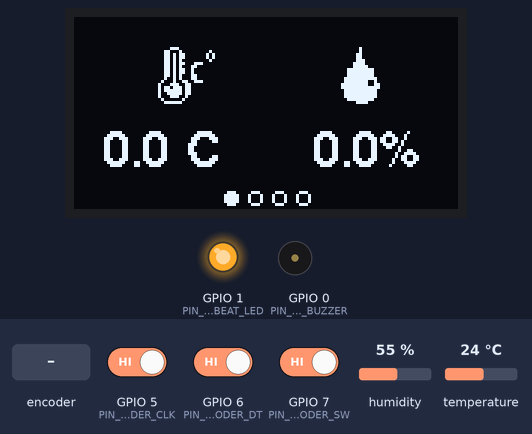
This program was run on a simulated ESP32-C3. Parts: 128×64 one-colour display, output pins drawn as LEDs (lit = HIGH), buzzer (waves = sounding, pin HIGH). The test bench sets the inputs (shaded band); at power-on: GPIO 7 (PIN_ENCODER_SW) HIGH, GPIO 5 (PIN_ENCODER_CLK) HIGH, GPIO 6 (PIN_ENCODER_DT) HIGH, humidity 55 %, temperature 24 °C. WiFi joins after 1.5 s; servers stay silent unless stated; what the program prints to the serial monitor is not drawn.

Above: at 1.7 s.
1.8 s: rotary encoder on GPIO 5 (PIN_ENCODER_CLK) / GPIO 6 (PIN_ENCODER_DT) turned 3 steps (first pin leading)
At 3.0 s:
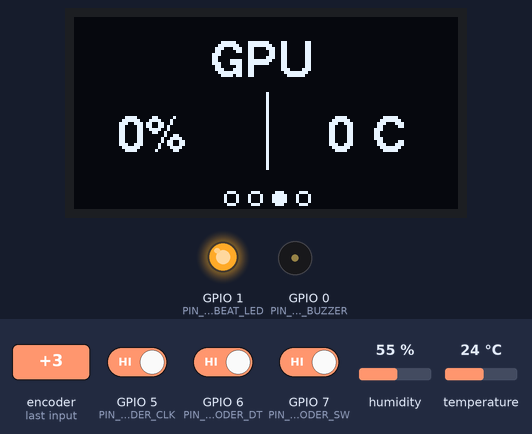
4.8 s: GPIO 7 (PIN_ENCODER_SW) driven LOW
At 6.0 s:
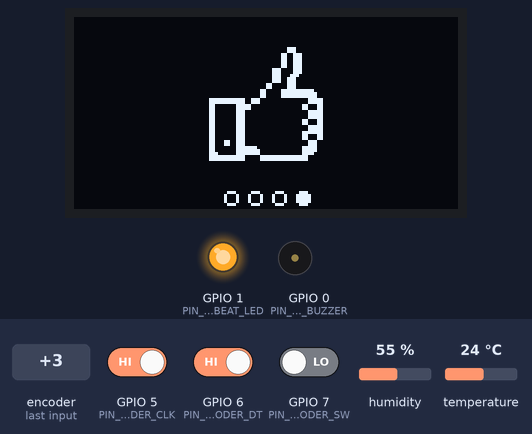
7.8 s: rotary encoder on GPIO 5 (PIN_ENCODER_CLK) / GPIO 6 (PIN_ENCODER_DT) turned 1 step (first pin leading)
At 8.3 s:
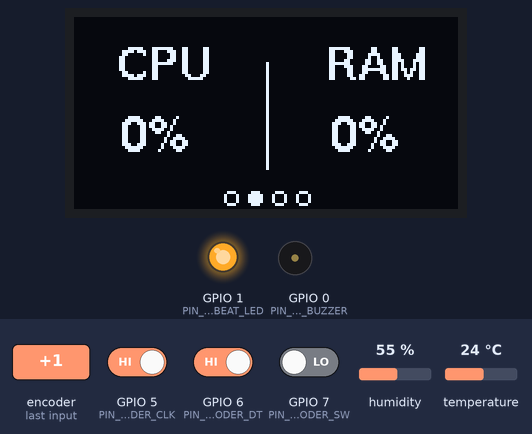
Timing chart, 0 to 10.8 s (numbered marks = the images above; inputs shaded):
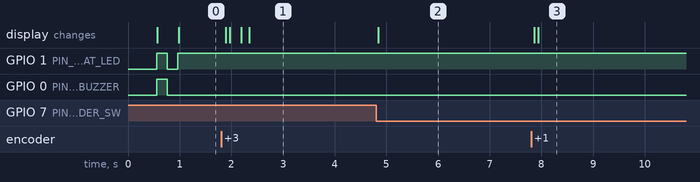

The program:

main.cpp
```cpp
#include "config.h"
#include "AppContext.h"
#include "Sensor.h"
#include "DisplayTask.h"
#include "InputManager.h"
#include "PCTask.h"


void setup() {
    Serial.begin(115200);
    Serial.printf("Reset Reason: %d\n", esp_reset_reason());

    vTaskDelay(pdMS_TO_TICKS(500));

    initSensor();

    Wire.begin(I2C_SDA_PIN, I2C_SCL_PIN);
    u8g2.begin();

    pinMode(PIN_ENCODER_CLK, INPUT_PULLUP);
    pinMode(PIN_ENCODER_DT, INPUT_PULLUP);
    pinMode(PIN_ENCODER_SW, INPUT_PULLUP);

    pinMode(PIN_ALARM_BUZZER, OUTPUT);
    pinMode(PIN_HEARTBEAT_LED, OUTPUT);

    attachInterrupt(digitalPinToInterrupt(PIN_ENCODER_CLK), isr_encoder_rotate,  CHANGE);
    attachInterrupt(digitalPinToInterrupt(PIN_ENCODER_DT),  isr_encoder_rotate, CHANGE);
    attachInterrupt(digitalPinToInterrupt(PIN_ENCODER_SW), isr_encoder_press, FALLING);

    xQueueInputEvent   = xQueueCreate(10, sizeof(InputEvent_t));
    xMutexData         = xSemaphoreCreateMutex();
    xMutexSerial       = xSemaphoreCreateMutex();
    xSemaphoreOverheat = xSemaphoreCreateBinary();

    xTaskCreate(vTaskSensorSample, "SensorTask", 2048, NULL, 1, NULL);
    xTaskCreate(vTaskUIManager,     "UITask",     3072, NULL, 2, NULL);
    xTaskCreate(vPCTaskReciver, "WiFiUdpTask", 4096, NULL, 1, NULL);
}

void loop() {
    vTaskDelete(NULL);
}
```

AppContext.h
```cpp
#pragma once

#include <stdint.h>
#include "freertos/FreeRTOS.h"
#include "freertos/task.h"
#include "freertos/semphr.h"
#include "AppType.h"

extern SystemData_t g_telemetry;

extern QueueHandle_t xQueueInputEvent;

extern SemaphoreHandle_t xMutexData;
extern SemaphoreHandle_t xMutexSerial;
extern SemaphoreHandle_t xSemaphoreOverheat;

extern bool udp_Started;
```

AppType.h
```cpp
#pragma once

#include <stdint.h>

typedef enum {
    EVENT_NONE = 0,
    EVENT_ROTATE_CW,
    EVENT_ROTATE_CCW,
    EVENT_BUTTON_PRESS
} InputEvent_t;

typedef struct {
    uint8_t  cpu_usage;    // %
    uint8_t  ram_usage;    // %
    uint8_t  gpu_usage;
    uint8_t    gpu_temp;
    float    temperature;  // C
    float    humidity;     // %
    uint32_t uptime_sec;   // s
    bool     wifi_connected;
} SystemData_t;
```

DisplayTask.h
```cpp
#pragma once

#include <Wire.h>
#include <U8g2lib.h>

#include "AppContext.h"

extern U8G2_SSD1306_128X64_NONAME_F_HW_I2C u8g2;
extern unsigned char temperature_bits[]; // Temperature Icon
extern unsigned char humidity_bits[];   // Humidity Icon


void vTaskUIManager(void *pvParameters);
```

InputManager.h
```cpp
#pragma once

#include <Arduino.h>

#include "AppContext.h"

void IRAM_ATTR isr_encoder_rotate();
void IRAM_ATTR isr_encoder_press();
```

PCTask.h
```cpp
#pragma once

#include <WiFi.h>
#include <WiFiMulti.h>
#include <WiFiUdp.h>
#include <ESPmDNS.h>

namespace NetConfig {
    constexpr uint16_t UDP_PORT    = 4210;
    constexpr char     MDNS_HOST[] = "smartmonitor";
}

extern WiFiMulti wifiMulti;
extern WiFiUDP udp;

void vPCTaskReciver(void *parameter);
```

Sensor.h
```cpp
#pragma once

#include <DHTesp.h>


extern DHTesp dht;

void vTaskSensorSample(void *pvParameters);

void initSensor();
```

AppContext.cpp
```cpp
#include <AppContext.h>

SystemData_t g_telemetry = {0, 0, 0, 0, 0.0f, 0.0f, 0, false};

QueueHandle_t xQueueInputEvent    = NULL;

SemaphoreHandle_t xMutexData = NULL;
SemaphoreHandle_t xMutexSerial = NULL;
SemaphoreHandle_t xSemaphoreOverheat = NULL;

bool udp_Started = false;
```

InputManager.cpp
```cpp
#include "InputManager.h"
#include "config.h"

// Bảng tra chuyển đổi trạng thái hợp lệ của Gray Code (4 bước = 1 nấc xoay)
// Index = (trạng_thái_cũ << 2) | trạng_thái_mới
static const int8_t ENCODER_TABLE[16] = {
     0, -1,  1,  0,
     1,  0,  0, -1,
    -1,  0,  0,  1,
     0,  1, -1,  0
};

void IRAM_ATTR isr_encoder_rotate() {
    static uint8_t old_state = 0b11; // Trạng thái nghỉ mặc định (CLK=1, DT=1)
    static int8_t  step_acc  = 0;    // Bộ tích lũy vi bước

    // Đọc đồng thời 2 chân bằng hàm mức thấp của ESP-IDF (nhanh hơn digitalRead trong ISR)
    uint8_t clk = gpio_get_level((gpio_num_t)PIN_ENCODER_CLK);
    uint8_t dt  = gpio_get_level((gpio_num_t)PIN_ENCODER_DT);
    uint8_t new_state = (clk << 1) | dt;

    // Tra bảng hướng di chuyển (+1, -1 hoặc 0 nếu nhiễu)
    int8_t delta = ENCODER_TABLE[(old_state << 2) | new_state];
    old_state = new_state;

    if (delta != 0) {
        step_acc += delta;

        // Đủ 2 vi bước (1 nấc khấc cơ học trên KY-040) mới đẩy 1 sự kiện vào Queue
        if (step_acc >= 2 || step_acc <= -2) {
            BaseType_t xHigherPriorityTaskWoken = pdFALSE;
            InputEvent_t event = (step_acc > 0) ? EVENT_ROTATE_CW : EVENT_ROTATE_CCW;
            step_acc = 0; // Reset bộ đếm cho nấc tiếp theo

            xQueueSendFromISR(xQueueInputEvent, &event, &xHigherPriorityTaskWoken);
            if (xHigherPriorityTaskWoken) {
                portYIELD_FROM_ISR();
            }
        }
    }
}

void IRAM_ATTR isr_encoder_press() {
    static TickType_t xLastTime = 0;
    TickType_t xNow = xTaskGetTickCountFromISR();

    if (xNow - xLastTime > pdMS_TO_TICKS(200)) {
        BaseType_t xHigherPriorityTaskWoken = pdFALSE;
        InputEvent_t event = EVENT_BUTTON_PRESS;
        xQueueSendFromISR(xQueueInputEvent, &event, &xHigherPriorityTaskWoken);
        xLastTime = xNow;
        if (xHigherPriorityTaskWoken) {
            portYIELD_FROM_ISR();
        }
    }
}
```

PCTask.cpp
```cpp
#include "PCTask.h"
#include "AppContext.h"

WiFiMulti wifiMulti;
WiFiUDP   udp;

void vPCTaskReciver(void *parameter){
    WiFi.mode(WIFI_STA);
    WiFi.setSleep(false);
    WiFi.setTxPower(WIFI_POWER_8_5dBm);

    wifiMulti.addAP("BDS Quang Vu", "kiet2007");
    wifiMulti.addAP("Wifi Cot Nha", "uiterk20");

    // static bool udp_Started = false;
    char packet_buff[32];

    for(;;){
        if(wifiMulti.run() == WL_CONNECTED){
            if(udp_Started == false){
                udp.begin(NetConfig::UDP_PORT);
                MDNS.begin(NetConfig::MDNS_HOST);
                udp_Started = true;

                if (xSemaphoreTake(xMutexSerial, pdMS_TO_TICKS(20)) == pdTRUE) {
                    Serial.printf("[WIFI] Da ket noi! IP: %s | Host: %s.local:%d\n",
                                  WiFi.localIP().toString().c_str(),
                                  NetConfig::MDNS_HOST,
                                  NetConfig::UDP_PORT);
                    xSemaphoreGive(xMutexSerial);
                }
                //Thêm thông báo "Đã kết nối thành công"

            }

            int packet_size = udp.parsePacket();
            if(packet_size > 0){
                int len = udp.read(packet_buff, sizeof(packet_buff) - 1);
                if(len>0){
                    packet_buff[len] = '\0'; // Kết thúc chuỗi chuẩn C

                    int8_t rx_cpu = 0, rx_ram = 0, rx_gpu = 0;
                    float rx_gpu_temp = 0.0;

                    if(sscanf(packet_buff, "%hhu,%hhu,%hhu,%f", &rx_cpu, &rx_ram, &rx_gpu, &rx_gpu_temp) == 4){
                        if(xSemaphoreTake(xMutexData, pdMS_TO_TICKS(20)) == pdTRUE){
                            g_telemetry.cpu_usage = rx_cpu;
                            g_telemetry.ram_usage = rx_ram;
                            g_telemetry.gpu_usage = rx_gpu;
                            g_telemetry.gpu_temp = rx_gpu_temp;
                            g_telemetry.uptime_sec = millis()/1000;
                            g_telemetry.wifi_connected = true;
                            xSemaphoreGive(xMutexData);
                        }
                        if (xSemaphoreTake(xMutexSerial, pdMS_TO_TICKS(20)) == pdTRUE) {
                        Serial.printf("[WIFI] Da nhan goi tin! CPU: %hhu | RAM: %hhu| GPU:%hhu\n",
                                  g_telemetry.cpu_usage = rx_cpu,
                                    g_telemetry.ram_usage = rx_ram,
                                    g_telemetry.gpu_usage = rx_gpu);
                        xSemaphoreGive(xMutexSerial);
                        }
                        /// .... báo động CPU/GPU
                    }
                }
            }
        }
        else{
            udp_Started = false;
            if(xSemaphoreTake(xMutexData, pdMS_TO_TICKS(20))==pdTRUE){
                g_telemetry.wifi_connected = false;
                xSemaphoreGive(xMutexData);
            }
            vTaskDelay(pdMS_TO_TICKS(1000));
            continue;
        }

        vTaskDelay(pdMS_TO_TICKS(100));
    }
}
```

Sensor.cpp
```cpp
#include "Sensor.h"
#include "config.h"
#include "AppContext.h"


DHTesp dht;

void initSensor() {
    // Khởi tạo chân GPIO4 cho loại cảm biến DHT11
    dht.setup(DHT_DATA_PIN, DHTesp::DHT11);
}

void vTaskSensorSample(void *pvParameters){
    TickType_t xLastWakeTime = xTaskGetTickCount();
    const TickType_t xPeriod = pdMS_TO_TICKS(2000);

    for(;;){
        vTaskDelayUntil(&xLastWakeTime, xPeriod);
        TempAndHumidity newValues = dht.getTempAndHumidity();

        if(isnan(newValues.humidity) || isnan(newValues.temperature)){
            if(xSemaphoreTake(xMutexSerial, pdMS_TO_TICKS(10)) == pdTRUE){
                Serial.println(F("[DHT11] Lỗi đọc dữ liệu (NaN) - Bỏ qua chu kỳ này"));
                newValues.humidity = 1;
                newValues.temperature = 1;
                xSemaphoreGive(xMutexSerial);
            }
            continue;
        }

        // Chỉ cập nhật vào g_telemetry khi trạng thái đọc là ERROR_NONE (không nhiễu)
        if (dht.getStatus() == DHTesp::ERROR_NONE) {
            if (xSemaphoreTake(xMutexData, pdMS_TO_TICKS(20)) == pdTRUE) {
                g_telemetry.temperature = newValues.temperature;
                g_telemetry.humidity    = newValues.humidity;

                xSemaphoreGive(xMutexData);
            }
        }
    }
}
```

config.h
```cpp
#pragma once

#include <stdint.h>

// PIN CONFIGURATION
constexpr uint8_t PIN_ENCODER_CLK = 5;
constexpr uint8_t PIN_ENCODER_DT = 6;
constexpr uint8_t PIN_ENCODER_SW = 7;

constexpr uint8_t PIN_HEARTBEAT_LED = 1;
constexpr uint8_t PIN_ALARM_LED = 3;
constexpr uint8_t PIN_ALARM_BUZZER = 0;

constexpr uint8_t I2C_SDA_PIN = 8;
constexpr uint8_t I2C_SCL_PIN = 9;

constexpr uint8_t DHT_DATA_PIN = 4;

// SYSTEM CONFIGURATION
constexpr float TEMP_ALARM_THRESHOLD = 35.0f;

constexpr uint32_t SENSOR_PERIOD_MS = 2000;
constexpr uint32_t PC_PERIOD_MS = 200;
constexpr uint32_t UI_PERIOD_MS = 50;

constexpr uint8_t Tab_Number = 4;
```

Source omitted: DisplayTask.cpp (data table, 8621 bytes)

Measured:
- after the input at 1.8 s, the display: first changes after 0.09 s (image 1 shows a later state)
- after the input at 4.8 s, the display: changes at once (image 2)
- after the input at 7.8 s, the display: first changes after 0.07 s (image 3 shows a later state)
